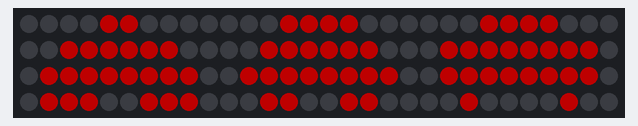
Bench run of a sketch on a simulated Arduino Uno, built with avr-gcc and run on an emulated ATmega328P. On the bench: 120 RGB LEDs in strip order, left to right, continuing on the next row. Dim RGB values are drawn brighter than linear.

Above: at 0.1 s.

The sketch:

serce.ino
```cpp
#include <Adafruit_NeoPixel.h>
#define LICZBADIOD 120
#define PIN 6
Adafruit_NeoPixel strip = Adafruit_NeoPixel(120, PIN, NEO_GRB + NEO_KHZ800);
void setup()
{
  strip.begin();
}
 void loop()
 {
  strip.setPixelColor(0, 0, 0, 0);

  strip.setPixelColor(1, 0, 0, 0);

  strip.setPixelColor(2, 0, 0, 0);

  strip.setPixelColor(3, 0, 0, 0);

  strip.setPixelColor(4, 80, 0, 0);      //1 linia

  strip.setPixelColor(5, 80, 0, 0);

  strip.setPixelColor(6, 0, 0, 0);

  strip.setPixelColor(7, 0, 0, 0);

  strip.setPixelColor(8, 0, 0, 0);

  strip.setPixelColor(9, 0, 0, 0);


  strip.show();


  strip.setPixelColor(10, 0, 0, 0);

  strip.setPixelColor(11, 0, 0, 0);

  strip.setPixelColor(12, 0, 0, 0);

  strip.setPixelColor(13, 80, 0, 0);

  strip.setPixelColor(14, 80, 0, 0);     //2 linia

  strip.setPixelColor(15, 80, 0, 0);

  strip.setPixelColor(16, 80, 0, 0);

  strip.setPixelColor(17, 0, 0, 0);

  strip.setPixelColor(18, 0, 0, 0);

  strip.setPixelColor(19, 0, 0, 0);


  strip.show();


  strip.setPixelColor(20, 0, 0, 0);

  strip.setPixelColor(21, 0, 0, 0);

  strip.setPixelColor(22, 0, 0, 0);

  strip.setPixelColor(23, 80, 0, 0);

  strip.setPixelColor(24, 80, 0, 0);     //3 linia

  strip.setPixelColor(25, 80, 0, 0);

  strip.setPixelColor(26, 80, 0, 0);

  strip.setPixelColor(27, 0, 0, 0);

  strip.setPixelColor(28, 0, 0, 0);

  strip.setPixelColor(29, 0, 0, 0);


  strip.show();


  strip.setPixelColor(30, 0, 0, 0);

  strip.setPixelColor(31, 0, 0, 0);

  strip.setPixelColor(32, 80, 0, 0);

  strip.setPixelColor(33, 80, 0, 0);

  strip.setPixelColor(34, 80, 0, 0);     //4 linia

  strip.setPixelColor(35, 80, 0, 0);

  strip.setPixelColor(36, 80, 0, 0);

  strip.setPixelColor(37, 80, 0, 0);

  strip.setPixelColor(38, 0, 0, 0);

  strip.setPixelColor(39, 0, 0, 0);


  strip.show();


  strip.setPixelColor(40, 0, 0, 0);

  strip.setPixelColor(41, 0, 0, 0);

  strip.setPixelColor(42, 80, 0, 0);

  strip.setPixelColor(43, 80, 0, 0);

  strip.setPixelColor(44, 80, 0, 0);     //5 linia

  strip.setPixelColor(45, 80, 0, 0);

  strip.setPixelColor(46, 80, 0, 0);

  strip.setPixelColor(47, 80, 0, 0);

  strip.setPixelColor(48, 0, 0, 0);

  strip.setPixelColor(49, 0, 0, 0);


  strip.show();


  strip.setPixelColor(50, 0, 0, 0);

  strip.setPixelColor(51, 80, 0, 0);

  strip.setPixelColor(52, 80, 0, 0);

  strip.setPixelColor(53, 80, 0, 0);

  strip.setPixelColor(54, 80, 0, 0);     //6 linia

  strip.setPixelColor(55, 80, 0, 0);

  strip.setPixelColor(56, 80, 0, 0);

  strip.setPixelColor(57, 80, 0, 0);

  strip.setPixelColor(58, 80, 0, 0);

  strip.setPixelColor(59, 0, 0, 0);


  strip.show();


  strip.setPixelColor(60, 0, 0, 0);

  strip.setPixelColor(61, 80, 0, 0);

  strip.setPixelColor(62, 80, 0, 0);

  strip.setPixelColor(63, 80, 0, 0);

  strip.setPixelColor(64, 80, 0, 0);     //7 linia

  strip.setPixelColor(65, 80, 0, 0);

  strip.setPixelColor(66, 80, 0, 0);

  strip.setPixelColor(67, 80, 0, 0);

  strip.setPixelColor(68, 80, 0, 0);

  strip.setPixelColor(69, 0, 0, 0);


  strip.show();


  strip.setPixelColor(70, 0, 0, 0);

  strip.setPixelColor(71, 80, 0, 0);

  strip.setPixelColor(72 ,80, 0, 0);

  strip.setPixelColor(73, 80, 0, 0);

  strip.setPixelColor(74, 80, 0, 0);     //8 linia

  strip.setPixelColor(75, 80, 0, 0);

  strip.setPixelColor(76, 80, 0, 0);

  strip.setPixelColor(77, 80, 0, 0);

  strip.setPixelColor(78, 80, 0, 0);

  strip.setPixelColor(79, 0, 0, 0);


  strip.show();


  strip.setPixelColor(80, 0, 0, 0);

  strip.setPixelColor(81, 80, 0, 0);

  strip.setPixelColor(82, 80, 0, 0);

  strip.setPixelColor(83, 80, 0, 0);

  strip.setPixelColor(84, 80, 0, 0);     //9 linia

  strip.setPixelColor(85, 80, 0, 0);

  strip.setPixelColor(86, 80, 0, 0);

  strip.setPixelColor(87, 80, 0, 0);

  strip.setPixelColor(88, 80, 0, 0);

  strip.setPixelColor(89, 0, 0, 0);


  strip.show();


  strip.setPixelColor(90, 0, 0, 0);

  strip.setPixelColor(91, 80, 0, 0);

  strip.setPixelColor(92, 80, 0, 0);

  strip.setPixelColor(93, 80, 0, 0);

  strip.setPixelColor(94, 0, 0, 0);     //10 linia

  strip.setPixelColor(95, 0, 0, 0);

  strip.setPixelColor(96, 80, 0, 0);

  strip.setPixelColor(97, 80, 0, 0);

  strip.setPixelColor(98, 80, 0, 0);

  strip.setPixelColor(99, 0, 0, 0);


  strip.show();


  strip.setPixelColor(100, 0, 0, 0);

  strip.setPixelColor(101, 0, 0, 0);

  strip.setPixelColor(102, 80, 0, 0);

  strip.setPixelColor(103, 80, 0, 0);

  strip.setPixelColor(104, 0, 0, 0);     //11 linia

  strip.setPixelColor(105, 0, 0, 0);

  strip.setPixelColor(106, 80, 0, 0);

  strip.setPixelColor(107, 80, 0, 0);

  strip.setPixelColor(108, 0, 0, 0);

  strip.setPixelColor(109, 0, 0, 0);


  strip.show();


  strip.setPixelColor(110, 0, 0, 0);

  strip.setPixelColor(111, 0, 0, 0);

  strip.setPixelColor(112, 80, 0, 0);

  strip.setPixelColor(113, 0, 0, 0);

  strip.setPixelColor(114, 0, 0, 0);     //12 linia

  strip.setPixelColor(115, 0, 0, 0);

  strip.setPixelColor(116, 0, 0, 0);

  strip.setPixelColor(117, 80, 0, 0);

  strip.setPixelColor(118, 0, 0, 0);

  strip.setPixelColor(119, 0, 0, 0);


  strip.show();
  strip.setBrightness(10);
   delay(600);
   strip.show();


   strip.setBrightness(50);
   delay(300);
   strip.show();

   strip.setBrightness(10);
   delay(300);
   strip.show();

    strip.setBrightness(50);
   delay(300);
   strip.show();


 }
```
